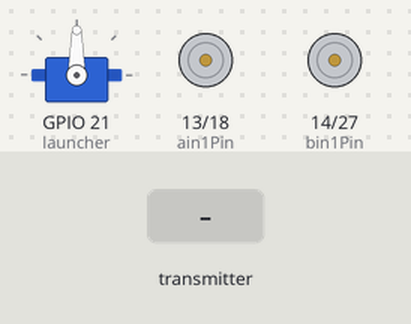
A sketch run on a simulated ESP32. Parts: servo, motor-driver pin pairs drawn as motors (green arrow = first pin HIGH = forward, orange = second pin HIGH = backward, longer = more drive, scaled by the enable pin). The inputs (shaded band) are chosen by the test bench. What the sketch prints to the serial monitor is not drawn.

Above: at 1.2 s.
1.3 s: the transmitter starts sending x = 2048
At 2.5 s:
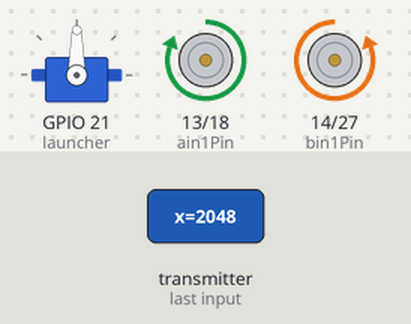
2.8 s: the transmitter starts sending y = 1024
At 3.9 s:
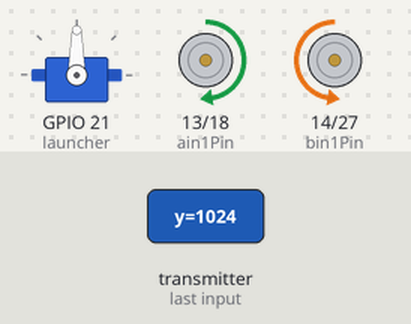
4.3 s: the transmitter starts sending x = 0
At 5.2 s:
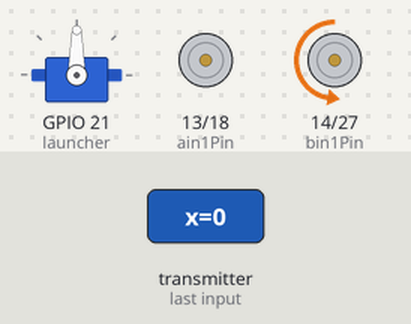
5.8 s: the transmitter starts sending y = 0
At 6.1 s:
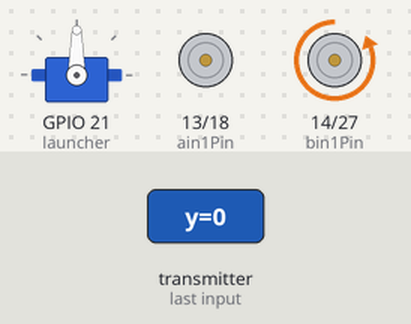
7.3 s: the transmitter starts sending x = 4095
At 8.5 s:
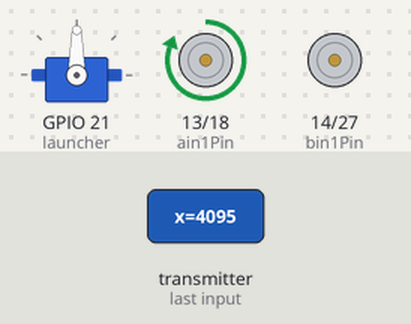
8.8 s: the transmitter starts sending y = 4095
At 9.5 s:
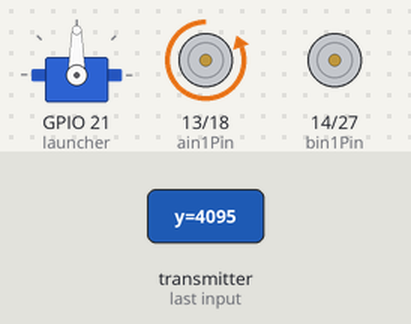
Timing chart, 0 to 11.3 s (numbered marks = the images above; inputs shaded):
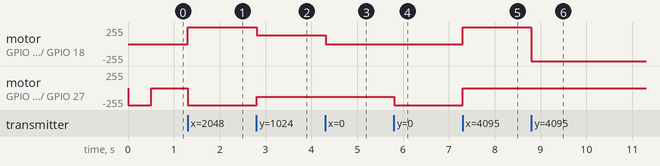

Measured:
- after the input at 1.3 s, motor on GPIO 13 (ain1Pin) / GPIO 18 (ain2Pin): stopped → forward 255/255 at once; motor on GPIO 14 (bin1Pin) / GPIO 27 (bin2Pin): stopped → backward 255/255 at once
- after the input at 2.8 s, motor on GPIO 13 (ain1Pin) / GPIO 18 (ain2Pin): forward 255/255 → forward 128/255 at once; motor on GPIO 14 (bin1Pin) / GPIO 27 (bin2Pin): backward 255/255 → backward 128/255 at once
- after the input at 4.3 s, motor on GPIO 13 (ain1Pin) / GPIO 18 (ain2Pin): forward 128/255 → stopped at once
- after the input at 5.8 s, motor on GPIO 14 (bin1Pin) / GPIO 27 (bin2Pin): backward 128/255 → backward 255/255 at once
- after the input at 7.3 s, motor on GPIO 13 (ain1Pin) / GPIO 18 (ain2Pin): stopped → forward 255/255 at once; motor on GPIO 14 (bin1Pin) / GPIO 27 (bin2Pin): backward 255/255 → stopped at once
- after the input at 8.8 s, motor on GPIO 13 (ain1Pin) / GPIO 18 (ain2Pin): forward 255/255 → backward 255/255 at once

The sketch:

Controled_robot.ino
```cpp
#include <Arduino.h>
#include <WiFi.h>
#include <esp_now.h>
#include <esp_wifi.h>
#include <ESP32Servo.h>

Servo myServo;

// --- CONFIG ---
#define WIFI_CHANNEL 6

const float MANUAL_BALANCE = 1.0;

// Motor Pins
const int ain1Pin = 13;
const int ain2Pin = 18;
const int pwmA = 25;    // Left Motor
const int bin1Pin = 14;
const int bin2Pin = 27;
const int pwmB = 26;    // Right Motor
const int standByPin = 0;
const int launcher = 21;

const int PWM_FREQ = 20000;
const int PWM_RES = 8;

// ESP-NOW Structure
typedef struct struct_message {
  int x;
  int y;
  int button;
} struct_message;

struct_message incomingData;
volatile unsigned long lastRecvTime = 0;

void OnDataRecv(const uint8_t * mac, const uint8_t *incomingDataPtr, int len) {
  memcpy(&incomingData, incomingDataPtr, sizeof(incomingData));
  lastRecvTime = millis();
}

void setup() {
  Serial.begin(115200);

  pinMode(ain1Pin, OUTPUT);
  pinMode(ain2Pin, OUTPUT);
  pinMode(bin1Pin, OUTPUT);
  pinMode(bin2Pin, OUTPUT);
  pinMode(launcher, OUTPUT);

  ledcAttach(pwmA, PWM_FREQ, PWM_RES);
  ledcAttach(pwmB, PWM_FREQ, PWM_RES);

  myServo.setPeriodHertz(50);
  myServo.attach(launcher, 500, 2400); // Typical pulse width for SG90/MG90

  WiFi.mode(WIFI_STA);
  esp_wifi_set_promiscuous(true);
  esp_wifi_set_channel(WIFI_CHANNEL, WIFI_SECOND_CHAN_NONE);
  esp_wifi_set_promiscuous(false);

  if (esp_now_init() != ESP_OK) {
    Serial.println("ESP-NOW Init Failed");
    return;
  }
  esp_now_register_recv_cb((esp_now_recv_cb_t)OnDataRecv);

  Serial.println("Pivot Racing Mode: READY");
}

void loop() {
  if (millis() - lastRecvTime > 500) {
    drive(0, 0);
    return;
  }

  // 1. Map Joystick
  int speed = map(incomingData.y, 0, 4095, 255, -255);
  int turn  = map(incomingData.x, 0, 4095, -255, 255);

  // 2. Deadzone
  if (abs(speed) < 30) speed = 0;
  if (abs(turn) < 30)  turn = 0;

  int leftSpeed = 0;
  int rightSpeed = 0;

  // 3. NEW Mixing Logic: Pivot Turn
  if (turn > 125) {
    // Turning RIGHT: Only Left motor moves
    leftSpeed = speed;
    rightSpeed = 0;
  }
  else if (turn < -125) {
    // Turning LEFT: Only Right motor moves
    leftSpeed = 0;
    rightSpeed = speed;
  }
  else {
    // Going STRAIGHT: Both motors move
    leftSpeed = speed;
    rightSpeed = speed;
  }

  // 4. Constrain (Safety check)
  leftSpeed  = constrain(leftSpeed, -255, 255);
  rightSpeed = constrain(rightSpeed, -255, 255);

  drive(leftSpeed, rightSpeed);

  delay(10);
}

void drive(int leftSpeed, int rightSpeed) {
  // Left motor
  if (leftSpeed <= 0) {
    digitalWrite(ain1Pin, LOW);
    digitalWrite(ain2Pin, HIGH);
  } else {
    digitalWrite(ain1Pin, HIGH);
    digitalWrite(ain2Pin, LOW);
  }
  ledcWrite(pwmA, abs(leftSpeed));

  // Right motor
  if (rightSpeed <= 0) {
    digitalWrite(bin1Pin, HIGH);
    digitalWrite(bin2Pin, LOW);
  } else {
    digitalWrite(bin1Pin, LOW);
    digitalWrite(bin2Pin, HIGH);
  }
  ledcWrite(pwmB, abs(rightSpeed));
}

void launch() {
  myServo.write(180);  // Move to 0
  delay(439);
  myServo.write(100);
}
```
